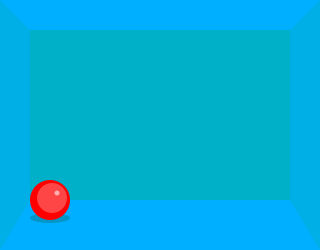
Frame 1 (no input)
Frame 60 (the mouse pressed at the canvas centre just before this capture): identical to frame 1, image omitted
Frame 120 (the mouse held since frame 60 and released just before this capture): identical to frame 1, image omitted

The Processing sketch that drew this single still picture (run headless with seeded random() and noise(); from frame 60 on, the mouse is pressed at the canvas centre):

// Processing sketch: processing_51194
// ── processing_51194.pde

float x;
float y;
float shadowW;
float shadowH;

float gravity = 0.1;
float speed = 0;

void setup() {
  size(320, 250);
  noStroke();
  x = 50;
  y = 200;
  shadowW = 40;
  shadowH = 10;
  smooth();
}

void draw () {
  background(0, 175, 200);
  fill(0, 175, 255);
  rect (0, 200, width, 50);
  rect (0, 0, width, 30);
  fill(0, 175, 230);
  beginShape();
  vertex(0, 0);
  vertex(30, 30);
  vertex(30, 200);
  vertex(0, 250);
  endShape();
  beginShape();
  vertex(320, 0);
  vertex(290, 30);
  vertex(290, 200);
  vertex(320, 250);
  endShape();
  fill(0, 150, 200);
  ellipse(x, 218, shadowW, shadowH);
  shadowW = 40 - ((-y+200)/7);
  shadowH = 10 - ((-y+200)/25);
  fill(255, 0, 0);
  ellipse(x, y, 40, 40);
  fill(255, 70, 70);
  ellipse((x+2), (y-2), 30, 30);
  fill(255,175,175);
  ellipse((x+7), (y-7), 5, 5);
   //speed  = speed + gravity; I tried to add gravity, but I commented it off cause it wasnt quite there yet.
   //y = y + speed;
   
  /* if (y > 200) {
     speed = speed * -0.7;
   }
   if (y < 30) {
     speed = speed * -1;
   }*/
   
}

void mouseDragged () {
  x = mouseX;
  y = mouseY; 
  if (y >= 200) {
    y = 200;
  }
  if (y <= 30) {
    y = 30;
  }
  if (x <= 40) {
    x = 40;
  }
   if (x >= 280) {
    x = 280;
  }
}

/*void mouseReleased (){
 

 }*/
